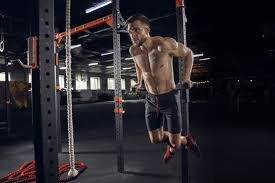
#> input picture images/pull_up/028e3391ea.jpg, 275 x 183 px; its folder holds only this picture in this run
$ jupyter execute --allow-errors 'preprocessing_and_model_evaluation - final.ipynb'   (shell and % lines are left out)
#> lines starting #> are read from the running program, lines starting #| are printed output that depends on the picture
<h2> Importing libraries </h2>

[cell 1]
import numpy as np
import cv2, pywt
import os, shutil
import matplotlib
from matplotlib import pyplot as plt
from keras.preprocessing.image import ImageDataGenerator, array_to_img, img_to_array, load_img
import pandas as pd

<h2> Setting up the directory locations </h2>

[cell 2]
path_of_unprocessed_data = "./images/"
path_of_processed_data = "./processed_images/"
img_dirs = []

def load_data():
    #for unprocessed dataset

    for entry in os.scandir(path_of_unprocessed_data):
        if entry.is_dir():
            img_dirs.append(entry.path)

    #intializing directory for processed images
    if os.path.exists(path_of_processed_data):
         shutil.rmtree(path_of_processed_data)
    os.mkdir(path_of_processed_data)

load_data()
img_dirs

<h2>Image augmentation</h2>

[cell 3]
def augment_the_image(image, save_path, save_prefix):

    datagen = ImageDataGenerator(
                    rotation_range=40, width_shift_range=0.2, height_shift_range=0.2,
                    shear_range=0.2, zoom_range=0.2, horizontal_flip=True, fill_mode='nearest'
                    )

    image_array = img_to_array(image)  # this is a Numpy array with shape (3, 150, 150)
    image_array = image_array.reshape((1,) + image_array.shape)  # this is a Numpy array with shape (1, 3, 150, 150)

    i = 0
    for batch in datagen.flow(image_array, batch_size=1,
                              save_to_dir=save_path, save_prefix=save_prefix, save_format='jpeg'):
        i += 1
        if i > 20:
            break

<h2>Performing image augmentation</h2>

[cell 4]
images = []
images_paths = []
action_names = []
#getting info of images of everyclass
for img_dir in img_dirs:
    action_name = img_dir.split('/')[-1]
    for entry in os.scandir(img_dir):
        image = cv2.imread(entry.path)
#> image is the input picture: shape (183, 275, 3); mean B, G, R 42.8, 37.2, 40.8
        images.append(image)
        images_paths.append(img_dir)
        action_names.append(action_name)

#augmenting every image found
#> (the rest of this cell did not finish here and is left out)

<h2>Getting the area of interest </h2>

[cell 5]
def get_roi(image_path):
    pedestrian_cascade = cv2.CascadeClassifier('./haarcascade_fullbody.xml')

    img = cv2.imread(image_path)
    gray = cv2.cvtColor(img, cv2.COLOR_BGR2GRAY)
    pedestrians = pedestrian_cascade.detectMultiScale(img, 1.1, 1)

    for (x,y,w,h) in pedestrians:
        roi_gray = gray[y:y+h, x:x+w]
        roi_color = img[y:y+h, x:x+w]
        return roi_color

[cell 6]
#Example
the_image_path = "./image.JPG"
the_image = cv2.imread(the_image_path)
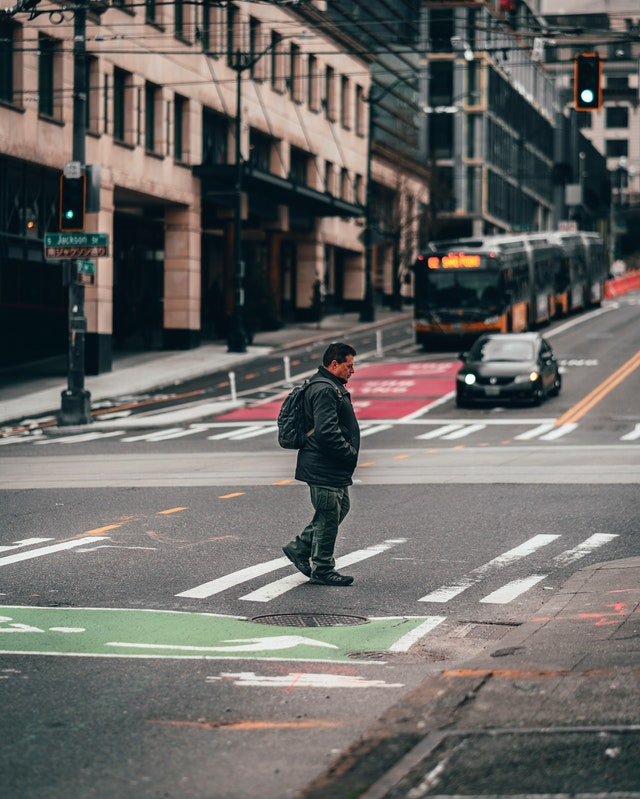
#> input picture image.jpg, 640 x 799 px, found by its file name
#> the_image is the input picture: shape (799, 640, 3); mean B, G, R 99.9, 103.1, 104.6
plt.imshow(the_image)

[cell 7]
the_image = get_roi(the_image_path)
#> in get_roi, `gray = cv2.cvtColor(img, cv2.COLOR_BGR2GRAY)`:
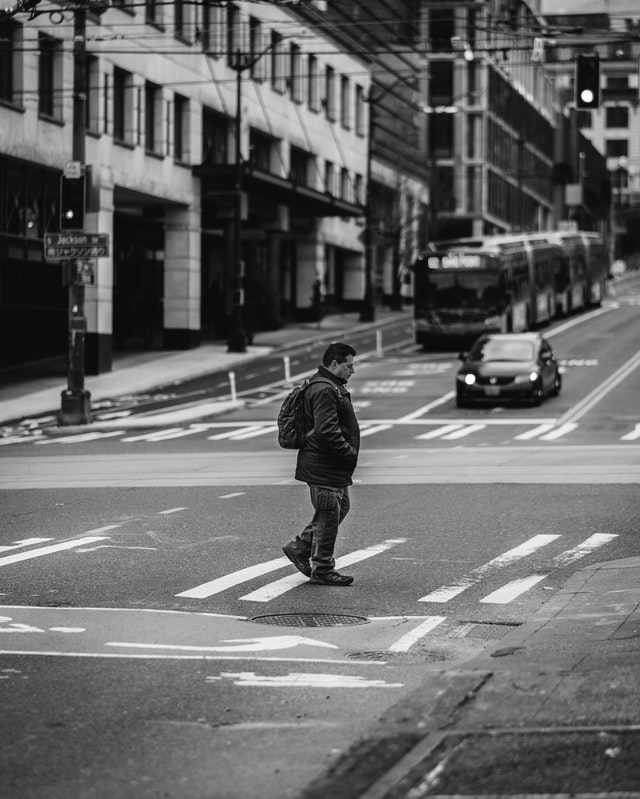
#> gray: shape (799, 640); min 0, max 255, mean 103.2
#> in get_roi, `pedestrians = pedestrian_cascade.detectMultiScale(img, 1.1, 1)`: pedestrians = [[243, 311, 142, 283]]
#> the loop in get_roi, `for (x,y,w,h) in pedestrians:` made 1 pass
#> pass 1, in get_roi, `roi_gray = gray[y:y+h, x:x+w]`:
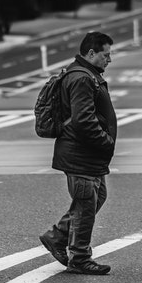
#> roi_gray: shape (283, 142); min 0, max 251, mean 99.6
#> pass 1, in get_roi, `roi_color = img[y:y+h, x:x+w]`:
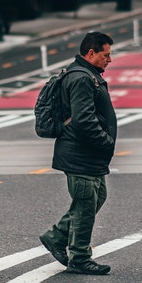
#> roi_color: shape (283, 142, 3); mean B, G, R 98.9, 99, 101.1
plt.imshow(the_image)

<h2>Image sharpenning</h2>

[cell 8]
def sharpen(image):
    kernel = np.array( [ [0, -1, 0], [-1, 5,-1], [0, -1, 0] ] )
    sharp_image = cv2.filter2D(src=image, ddepth=-1, kernel=kernel)
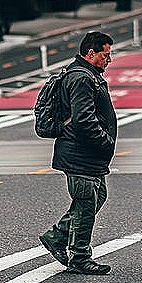
#> sharp_image: shape (283, 142, 3); mean B, G, R 100.2, 100.4, 103.3
    return sharp_image

[cell 9]
the_image = sharpen(the_image)
plt.imshow(the_image)

<h2>Wavelet Transformation</h2>

[cell 10]
def w2d(img, mode='haar', level=1):
#> called with mode = 'haar', level = 1
    imArray = img
    #Datatype conversions (convert to grayscale)
    imArray = cv2.cvtColor( imArray,cv2.COLOR_RGB2GRAY )
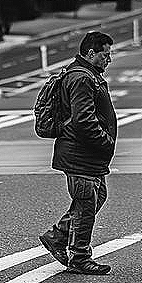
#> imArray: shape (283, 142); min 0, max 255, mean 100.7
    #convert to float
    imArray =  np.float32(imArray)
    imArray /= 255;
    # compute coefficients
    coeffs=pywt.wavedec2(imArray, mode, level=level)
#> coeffs = 2 items

    #Process Coefficients
    coeffs_H=list(coeffs)
#> coeffs_H = 2 items
    coeffs_H[0] *= 0;

    # reconstruction
    imArray_H=pywt.waverec2(coeffs_H, mode);
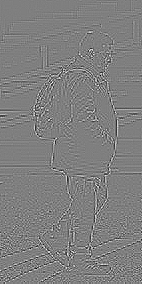
#> imArray_H: shape (284, 142) float32; min -0.75, max 0.75, mean -6.95e-11; drawn with min black and max white
    imArray_H *= 255;
    imArray_H =  np.uint8(imArray_H)
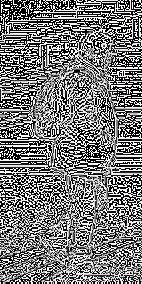
#> imArray_H: shape (284, 142); min 0, max 255, mean 121.3

    return imArray_H

[cell 11]
the_image = w2d(the_image)
plt.imshow(the_image)

<h2>Pre-processing the images</h2>

[cell 12]
processed_image_dirs = []
action_file_names_dict = {}
load_data()

#> (the rest of this cell did not finish here and is left out)

#> call 2 of get_roi, with image_path = './images/pull_up/028e3391ea.jpg'
#> in get_roi (call 2), `gray = cv2.cvtColor(img, cv2.COLOR_BGR2GRAY)`:
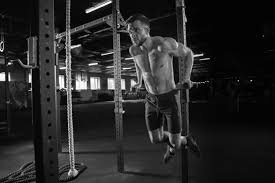
#> gray: shape (183, 275); min 0, max 255, mean 38.9
#> in get_roi (call 2), `pedestrians = pedestrian_cascade.detectMultiScale(img, 1.1, 1)`: pedestrians = ()
        #sharpenning the image
        sharp_image = sharpen(roi_image)

        #saving the preprocessed images
        processed_file_name = action_name + str(count) + ".jpg"
        processed_file_path = processed_folder + "/" + processed_file_name
        cv2.imwrite(processed_file_path, sharp_image)
        action_file_names_dict[action_name].append(processed_file_path)
        count += 1
    print("in progress..")

print("Preprocessing done...")

<h2>Labeling the images</h2>

[cell 13]
#labeling the classes
class_dict = {}
count = 0
for action_name in action_file_names_dict.keys():
    class_dict[action_name] = count
    count = count + 1
class_dict

<h2>Loading processed images</h2>

[cell 14]
#loading the processed images for training and testing
X, y = [], []

for action_name, training_files in action_file_names_dict.items():
    for training_image in training_files:
        img = cv2.imread(training_image)
        #resizing the image
        scalled_raw_img = cv2.resize(img, (32, 32))
        #applying wavelate transformation
        img_har = w2d(img,'db1',5)
        #resizing the wavelate transformed image
        scalled_img_har = cv2.resize(img_har, (32, 32))
        combined_img = np.vstack((scalled_raw_img.reshape(32*32*3,1),scalled_img_har.reshape(32*32,1)))

        X.append(combined_img)
        y.append(class_dict[action_name])

X = np.array(X).reshape(len(X),4096).astype(float)

<h2>Train-test splitting</h2>

[cell 15]
from sklearn.model_selection import train_test_split
#> (the rest of this cell did not finish here and is left out)

<h2>Model evaluation</h2>

[cell 16]
#Evaluating SVC
from sklearn.svm import SVC
from sklearn.preprocessing import StandardScaler
from sklearn.pipeline import Pipeline
from sklearn.metrics import classification_report

pipe = Pipeline([('scaler', StandardScaler()), ('svc', SVC(kernel = 'rbf', C = 10))])
#> (the rest of this cell did not finish here and is left out)

[cell 17]
#Evaluating the RamdomForestClassifier
from sklearn.ensemble import RandomForestClassifier

clf = RandomForestClassifier(max_depth=50, random_state=5)
#> (the rest of this cell did not finish here and is left out)

[cell 18]
import numpy as np
import matplotlib.pyplot as plt

# set width of bar
barWidth = 0.18
fig = plt.subplots(figsize =(11, 7))

# set height of bar
'''IT = [12, 30, 1, 8, 22]
ECE = [28, 6, 16, 5, 10]
CSE = [29, 3, 24, 25, 17]'''
Accuracy = [85, 82]
Precision = [84,82]
Recall = [83,80]
F1_score = [84,80]

# Set position of bar on X axis
br1 = np.arange(len(Accuracy))
br2 = [x + barWidth for x in br1]
br3 = [x + barWidth for x in br2]
br4 = [x + barWidth for x in br3]

# Make the plot
plt.bar(br1, Accuracy, color ='#4cb84c', width = barWidth,
        edgecolor ='grey', label ='Accuracy')
plt.bar(br2, Precision, color ='#FE6161', width = barWidth,
        edgecolor ='grey', label ='Precision')
plt.bar(br3, Recall, color ='#FFA233', width = barWidth,
        edgecolor ='grey', label ='Recall')
plt.bar(br4, F1_score, color ='#33E6FF', width = barWidth,
        edgecolor ='grey', label ='F1_score')

# Adding Xticks
plt.xlabel('Models', fontweight ='bold', fontsize = 15)
plt.ylabel('Score', fontweight ='bold', fontsize = 15)
plt.xticks([r + barWidth for r in range(len(Accuracy))],
        ['SVC', 'Random-Forest'])

plt.legend()
plt.show()
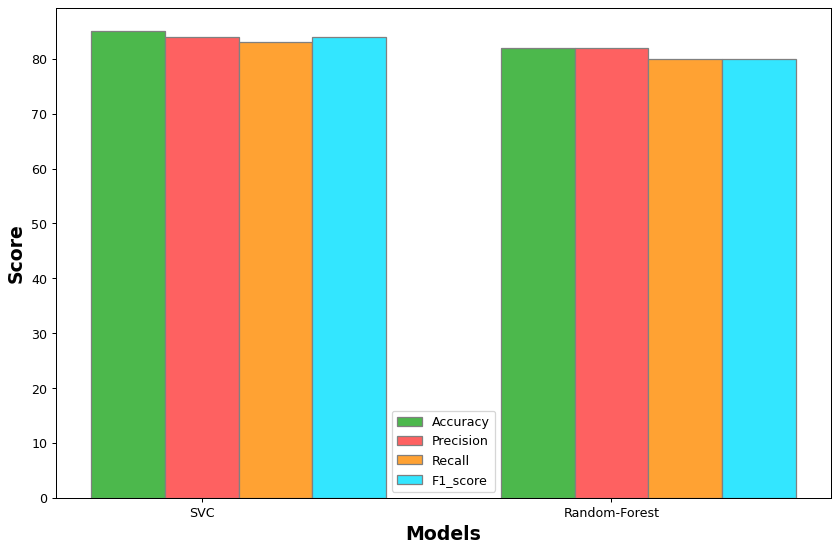
#> figure drawn by matplotlib, 1 panel
